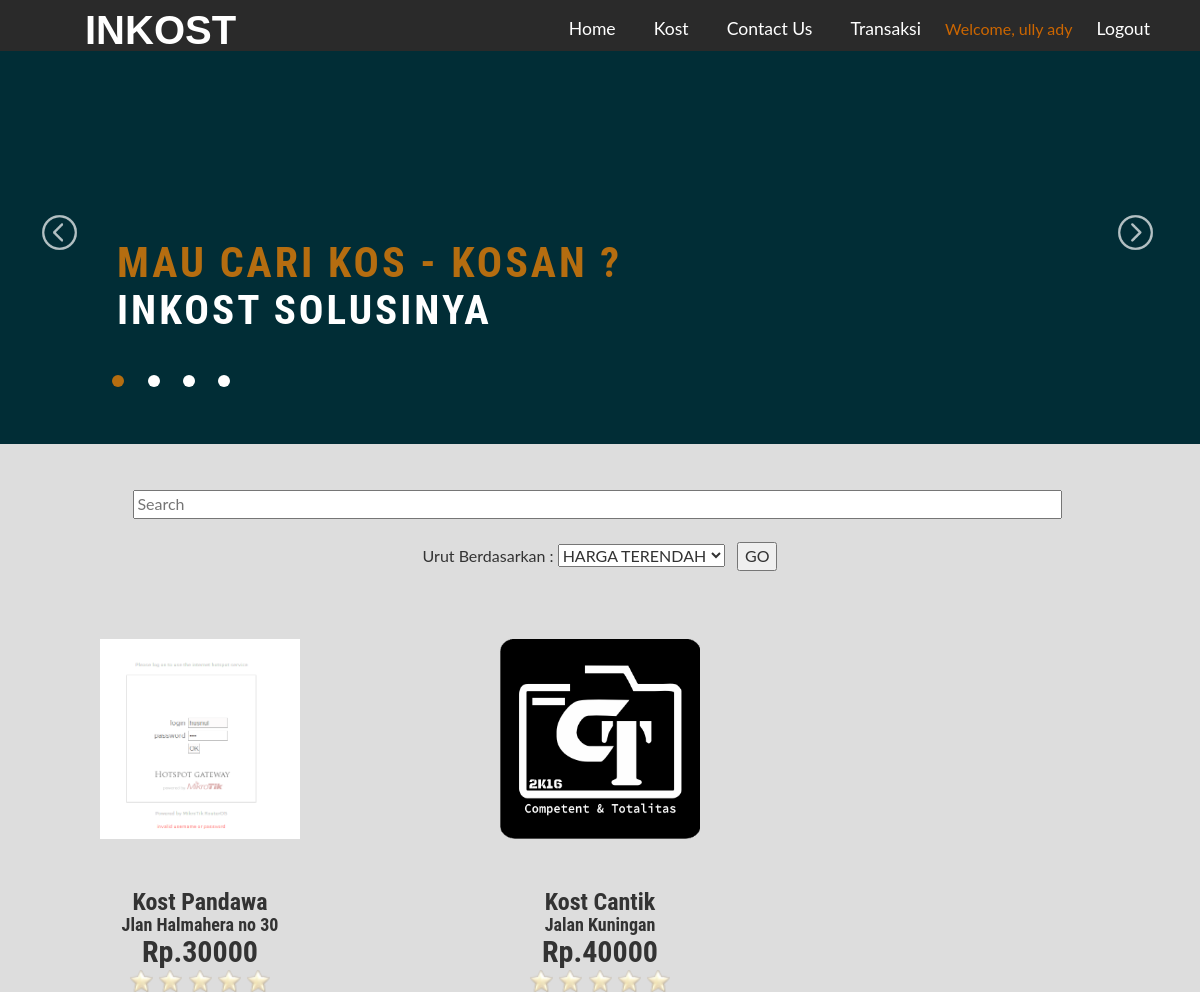
Screenshot of /index.php (signed in) with the database file from the repository.
### tables this page shows
CREATE TABLE IF NOT EXISTS `member` (
  `kd_member` varchar(5) NOT NULL,
  `email` varchar(50) NOT NULL,
  `pwd` varchar(50) NOT NULL,
  `no_identitas` varchar(20) NOT NULL,
  `nama_lengkap` varchar(50) NOT NULL,
  `alamat_lengkap` varchar(100) NOT NULL,
  `jk` char(1) NOT NULL,
  `tgl_lahir` date NOT NULL,
  `no_telp` char(12) NOT NULL
);

CREATE TABLE IF NOT EXISTS `foto` (
`kd_foto` int(4) NOT NULL,
  `kd_kost` varchar(5) NOT NULL,
  `foto1` varchar(100) NOT NULL,
  `foto2` varchar(100) NOT NULL,
  `foto3` varchar(100) NOT NULL,
  `foto4` varchar(100) NOT NULL,
  `foto5` varchar(100) NOT NULL,
  `foto6` varchar(100) NOT NULL
);

### index.php (the view, shortened to what this page needs)
<!DOCTYPE html>
<html lang="en">
<head>
<link href="css/bootstrap.css" rel="stylesheet" type="text/css" media="all" />
<link href="css/style.css" rel="stylesheet" type="text/css" media="all" />
<head>
</head>
<body onLoad="MM_preloadImages('images/star1.png')" >
<?php
require("menuutama.php");
?>
		<div class="slider">
			<div class="callbacks_container">
				<ul class="rslides" id="slider">
					<li>
						<div class="slider-img">
							<img src="images/banner1.png" class="img-responsive" alt="Real Plot">
						</div>
						<div class="slider-info">
							<h4>Mau Cari Kos - Kosan ? </h4>
							<h3> INKOST Solusinya</h3>
						</div>
					</li>
				</ul>
			</div>
		</div>
	</div>
  <br>
<br>
<table border="0" align="center">
<form method="post" action="">
<center><input type="text" name="cari" size="100" placeholder="Search">&nbsp;
<br><br>
Urut Berdasarkan : <select name="urut">
<option name="rendah" value="rendah" <?php if(($_POST['urut'])=="rendah") echo "SELECTED";?> > HARGA TERENDAH</option>
</select>&nbsp;&nbsp;
<input type="submit" name="go" value="GO" ></center>
</form>
<br><br><br>
<?php
if(($_POST['urut'])== "rendah")
{
	$kost=mysql_query("Select * from kost JOIN kamar ON kost.kd_kost=kamar.kd_kost JOIN jenis ON kost.kd_jenis=jenis.kd_jenis JOIN foto ON kost.kd_kost=foto.kd_kost WHERE kost.nm_kost like '%$_POST[cari]%' ORDER BY kamar.harga_harian ASC");
}
else if(($_POST['urut'])== "tinggi")
{
	$kost=mysql_query("Select * from kost JOIN kamar ON kost.kd_kost=kamar.kd_kost JOIN jenis ON kost.kd_jenis=jenis.kd_jenis JOIN foto ON kost.kd_kost=foto.kd_kost WHERE kost.nm_kost like '%$_POST[cari]%' ORDER BY kamar.harga_harian DESC");
}
else {
	$kost=mysql_query("Select * from kost JOIN kamar ON kost.kd_kost=kamar.kd_kost JOIN jenis ON kost.kd_jenis=jenis.kd_jenis JOIN foto ON kost.kd_kost=foto.kd_kost ORDER BY kost.kd_kost DESC"); }
	while($a=mysql_fetch_array($kost))
{
$i++;
$foto[$i]=$a[foto1];
$nm_kost[$i]=$a[nm_kost];
$alamat_kost[$i]=$a[alamat_kost];
$harga_harian[$i]=$a[harga_harian];
$kd_kost[$i]=$a[kd_kost];
$rating[$i]=$a[rating];
$voter[$i]=$a[voter];
}
for($j=1;$j<=$i;$j+=3)
{
?>
<tr>
<td width="400" height="50" align="center">
<a href="?detail=<?php echo $kd_kost[$j];?>"><?php if($foto[$j]!=NULL){?><img src="./images/<?php echo $foto[$j]; ?>" width="200" height="200" ></a><?php } ?>
</td>
<td width="400" height="50" align="center">
<a href="?detail=<?php echo $kd_kost[$j+1];?>"><?php if($foto[$j+1]!=NULL){?><img src="./images/<?php echo $foto[$j+1]; ?>" width="200" height="200" ></a><?php } ?>
</td>
<td width="400" height="50" align="center">
</td>
</tr>
<tr>
<td width="400" height="50" align="center">
<?php if($foto[$j]!=NULL){?>
<?php
$rating1=$rating[$j];
$voter1=$voter[$j];
if($rating1 == 0 || $voter1 == 0)
{
	$rate1 = 0;
}
else
{
    $rata = $rating1/$voter1;
    $rate1 = round($rata);
}
if($rate1 == 1)
{
echo "<img src='images/star1.png' width='25' />";
}
else if($rate1 == 2)
{
for($i=1;$i<=2;$i++)
echo "<img src='images/star1.png' width='25' />";
}
else if($rate1 == 3)
{
for($i=1;$i<=3;$i++)
echo "<img src='images/star1.png' width='25' />";
}
else if($rate1 == 4)
{
for($i=1;$i<=4;$i++)
echo "<img src='images/star1.png' width='25' />";
}
else if($rate1 == 5)
{
for($i=1;$i<=5;$i++)
echo "<img src='images/star1.png' width='25' /> ";
}
?><?php } ?></td>
<td width="400" height="50" align="center">
<?php if($foto[$j+1]!=NULL){?>
<?php
$rating1=$rating[$j+1];
$voter1=$voter[$j+1];
if($rating1 == 0 || $voter1 == 0)
{
	$rate1 = 0;
}
else
{
    $rata = $rating1/$voter1;
    $rate1 = round($rata);
}
if($rate1 == 1)
{
echo "<img src='images/star1.png' width='25' />";
}
else if($rate1 == 2)
{
for($i=1;$i<=2;$i++)
echo "<img src='images/star1.png' width='25' />";
}
else if($rate1 == 3)
{
for($i=1;$i<=3;$i++)
echo "<img src='images/star1.png' width='25' />";
}
else if($rate1 == 4)
{
for($i=1;$i<=4;$i++)
echo "<img src='images/star1.png' width='25' />";
}
else if($rate1 == 5)
{
for($i=1;$i<=5;$i++)
echo "<img src='images/star1.png' width='25' /> ";
}
?><?php } ?></td>
<td width="400" height="50" align="center">
<?php if($foto[$j+2]!=NULL){?>
<?php
$rating1=$rating[$j+2];
$voter1=$voter[$j+2];
if($rating1 == 0 || $voter1 == 0)
{
	$rate1 = 0;
}
else
{
    $rata = $rating1/$voter1;
    $rate1 = round($rata);
}
if($rate1 == 1)
{
echo "<img src='images/star1.png' width='25' />";
}
else if($rate1 == 2)
{
for($i=1;$i<=2;$i++)
echo "<img src='images/star1.png' width='25' />";
}
else if($rate1 == 3)
{
for($i=1;$i<=3;$i++)
echo "<img src='images/star1.png' width='25' />";
}
else if($rate1 == 4)
{
for($i=1;$i<=4;$i++)
echo "<img src='images/star1.png' width='25' />";
}
else if($rate1 == 5)
{
for($i=1;$i<=5;$i++)
echo "<img src='images/star1.png' width='25' /> ";
}
?><?php } ?></td></tr>
<tr>
<td width="400" height="50" align="center">
<?php if($foto[$j]!=NULL){?><h3><?php echo $nm_kost[$j] ?><?php } ?></h3>
<?php if($foto[$j]!=NULL){?><h4><?php echo $alamat_kost[$j]; ?><?php } ?></h4>
<?php if($foto[$j]!=NULL){?><h2>Rp.<?php echo $harga_harian[$j]; ?><?php } ?></h4>
</td>
<td width="400" height="50" align="center">
<?php if($foto[$j+1]!=NULL){?><h3><?php echo $nm_kost[$j+1] ?><?php } ?></h3>
<?php if($foto[$j+1]!=NULL){?><h4><?php echo $alamat_kost[$j+1]; ?><?php } ?></h4>
<?php if($foto[$j+1]!=NULL){?><h2>Rp.<?php echo $harga_harian[$j+1]; ?><?php } ?></h4>
</td>
<td width="400" height="50" align="center">
</td>
</tr>
<tr>
<td align="center">
<?php if($foto[$j]!=NULL){?>
<a href="<?php echo "$php_self?kd_kost=",$kd_kost[$j],"&rating=1"; ?>"><img src=images/star.png width=25 id=star1<?php echo $j ?> onMouseOver="MM_swapImage('star1<?php echo $j ?>','','images/star1.png',1)" onMouseOut="MM_swapImgRestore;MM_swapImage('star1<?php echo $j ?>','','images/star.png',1)"/></a>
<a href="<?php echo "$php_self?kd_kost=",$kd_kost[$j],"&rating=2"; ?>"><img src=images/star.png width=25 id=star2<?php echo $j ?> onMouseOver="MM_swapImage('star1<?php echo $j ?>','','images/star1.png',1);MM_swapImage('star2<?php echo $j ?>','','images/star1.png',1)" onMouseOut="MM_swapImgRestore;MM_swapImage('star1<?php echo $j ?>','','images/star.png',1);MM_swapImage('star2<?php echo $j ?>','','images/star.png',1)"/></a>
<a href="<?php echo "$php_self?kd_kost=",$kd_kost[$j],"&rating=3"; ?>"><img src=images/star.png width=25 id=star3<?php echo $j ?> onMouseOver="MM_swapImage('star1<?php echo $j ?>','','images/star1.png',1);MM_swapImage('star2<?php echo $j ?>','','images/star1.png',1);MM_swapImage('star3<?php echo $j ?>','','images/star1.png',1)" onMouseOut="MM_swapImgRestore;MM_swapImage('star1<?php echo $j ?>','','images/star.png',1);MM_swapImage('star2<?php echo $j ?>','','images/star.png',1);MM_swapImage('star3<?php echo $j ?>','','images/star.png',1)"/></a>
<a href="<?php echo "$php_self?kd_kost=",$kd_kost[$j],"&rating=4"; ?>"><img src=images/star.png width=25 id=star4<?php echo $j ?> onMouseOver="MM_swapImage('star1<?php echo $j ?>','','images/star1.png',1);MM_swapImage('star2<?php echo $j ?>','','images/star1.png',1);MM_swapImage('star3<?php echo $j ?>','','images/star1.png',1);MM_swapImage('star4<?php echo $j ?>','','images/star1.png',1)" onMouseOut="MM_swapImgRestore;MM_swapImage('star1<?php echo $j ?>','','images/star.png',1);MM_swapImage('star2<?php echo $j ?>','','images/star.png',1);MM_swapImage('star3<?php echo $j ?>','','images/star.png',1);MM_swapImage('star4<?php echo $j ?>','','images/star.png',1)"/></a>
<a href="<?php echo "$php_self?kd_kost=",$kd_kost[$j],"&rating=5"; ?>"><img src=images/star.png width=25 id=star5<?php echo $j ?> onMouseOver="MM_swapImage('star1<?php echo $j ?>','','images/star1.png',1);MM_swapImage('star2<?php echo $j ?>','','images/star1.png',1);MM_swapImage('star3<?php echo $j ?>','','images/star1.png',1);MM_swapImage('star4<?php echo $j ?>','','images/star1.png',1);MM_swapImage('star5<?php echo $j ?>','','images/star1.png',1)" onMouseOut="MM_swapImgRestore;MM_swapImage('star1<?php echo $j ?>','','images/star.png',1);MM_swapImage('star2<?php echo $j ?>','','images/star.png',1);MM_swapImage('star3<?php echo $j ?>','','images/star.png',1);MM_swapImage('star4<?php echo $j ?>','','images/star.png',1);MM_swapImage('star5<?php echo $j ?>','','images/star.png',1)"/></a>
<?php } ?>
</td>
<td align="center">
<?php if($foto[$j+1]!=NULL){?>
<a href="<?php echo "$php_self?kd_kost=",$kd_kost[$j+1],"&rating=1"; ?>"><img src=images/star.png width=25 id=star1<?php echo $j+1 ?> onMouseOver="MM_swapImage('star1<?php echo $j+1 ?>','','images/star1.png',1)" onMouseOut="MM_swapImgRestore;MM_swapImage('star1<?php echo $j+1 ?>','','images/star.png',1)"/></a>
<a href="<?php echo "$php_self?kd_kost=",$kd_kost[$j+1],"&rating=2"; ?>"><img src=images/star.png width=25 id=star2<?php echo $j+1 ?> onMouseOver="MM_swapImage('star1<?php echo $j+1 ?>','','images/star1.png',1);MM_swapImage('star2<?php echo $j+1 ?>','','images/star1.png',1)" onMouseOut="MM_swapImgRestore;MM_swapImage('star1<?php echo $j+1 ?>','','images/star.png',1);MM_swapImage('star2<?php echo $j+1 ?>','','images/star.png',1)"/></a>
<a href="<?php echo "$php_self?kd_kost=",$kd_kost[$j+1],"&rating=3"; ?>"><img src=images/star.png width=25 id=star3<?php echo $j+1 ?> onMouseOver="MM_swapImage('star1<?php echo $j+1 ?>','','images/star1.png',1);MM_swapImage('star2<?php echo $j+1 ?>','','images/star1.png',1);MM_swapImage('star3<?php echo $j+1 ?>','','images/star1.png',1)" onMouseOut="MM_swapImgRestore;MM_swapImage('star1<?php echo $j+1 ?>','','images/star.png',1);MM_swapImage('star2<?php echo $j+1 ?>','','images/star.png',1);MM_swapImage('star3<?php echo $j+1 ?>','','images/star.png',1)"/></a>
<a href="<?php echo "$php_self?kd_kost=",$kd_kost[$j+1],"&rating=4"; ?>"><img src=images/star.png width=25 id=star4<?php echo $j+1 ?> onMouseOver="MM_swapImage('star1<?php echo $j+1 ?>','','images/star1.png',1);MM_swapImage('star2<?php echo $j+1 ?>','','images/star1.png',1);MM_swapImage('star3<?php echo $j+1 ?>','','images/star1.png',1);MM_swapImage('star4<?php echo $j+1 ?>','','images/star1.png',1)" onMouseOut="MM_swapImgRestore;MM_swapImage('star1<?php echo $j+1 ?>','','images/star.png',1);MM_swapImage('star2<?php echo $j+1 ?>','','images/star.png',1);MM_swapImage('star3<?php echo $j+1 ?>','','images/star.png',1);MM_swapImage('star4<?php echo $j+1 ?>','','images/star.png',1)"/></a>
<a href="<?php echo "$php_self?kd_kost=",$kd_kost[$j+1],"&rating=5"; ?>"><img src=images/star.png width=25 id=star5<?php echo $j+1 ?> onMouseOver="MM_swapImage('star1<?php echo $j+1 ?>','','images/star1.png',1);MM_swapImage('star2<?php echo $j+1 ?>','','images/star1.png',1);MM_swapImage('star3<?php echo $j+1 ?>','','images/star1.png',1);MM_swapImage('star4<?php echo $j+1 ?>','','images/star1.png',1);MM_swapImage('star5<?php echo $j+1 ?>','','images/star1.png',1)" onMouseOut="MM_swapImgRestore;MM_swapImage('star1<?php echo $j+1 ?>','','images/star.png',1);MM_swapImage('star2<?php echo $j+1 ?>','','images/star.png',1);MM_swapImage('star3<?php echo $j+1 ?>','','images/star.png',1);MM_swapImage('star4<?php echo $j+1 ?>','','images/star.png',1);MM_swapImage('star5<?php echo $j+1 ?>','','images/star.png',1)"/></a>
<?php } ?>
</td>
<td align="center">
</td>
</tr>
<?php } ?>
</table>
</body>
</html>

### menuutama.php (shortened to what this page needs)
<?php
$query=mysql_fetch_array(mysql_query("Select * from member where kd_member='$_SESSION[member]'"));
?>
<link href="css/bootstrap.css" rel="stylesheet" type="text/css" media="all" />
<link href="css/style.css" rel="stylesheet" type="text/css" media="all" />
<link rel="stylesheet" href="css/chocolat.css" type="text/css" media="screen">
<div class="header">
				<div class="top-bar">
				<div class="container">
					<div class="header-nav">
						<nav class="navbar navbar-default">
							<div class="navbar-header">
								<h1><a class="navbar-brand" href="">INKOST</a></h1>
							</div>
							<div class="collapse navbar-collapse nav-wil" id="bs-example-navbar-collapse-1">
								<nav class="linkEffects linkHoverEffect_12">
									<ul>
										<li><a href="index.php"><span>Home</span></a></li>
										<li><a href="kost.php"><span>Kost</span></a></li>
										<li><a href="contact.php"><span>Contact Us</span></a></li>
                                        <li><a href="transaksi.php"><span>Transaksi</span></a></li>
                                        <?php if(empty($_SESSION[member])) { ?>
										<li><a target="_blank" href="login.php"><span>Login</span></a></li>
                                        <?php } else { ?>
                                        <li><font style="color:#C60">Welcome, <?php echo $query[nama_lengkap]; ?></font></li>
                                        <li><a href="logout.php">Logout</a></li>
                                        <?php } ?>
									</ul>
								</nav>
							</div>
						</nav>
					</div>
				</div>
			</div>

### css/chocolat.css (style rules this page uses)
body { margin:0; padding:0; }

### rows the page displays
member: nama_lengkap "ully ady"
foto: foto2 (picture), foto1 (picture)

### other values shown
$nm_kost[$j] "Kost Pandawa"
$alamat_kost[$j] "Jlan Halmahera no 30"
$harga_harian[$j] "30000"
$nm_kost[$j+1] "Kost Cantik"
$alamat_kost[$j+1] "Jalan Kuningan"
$harga_harian[$j+1] "40000"
